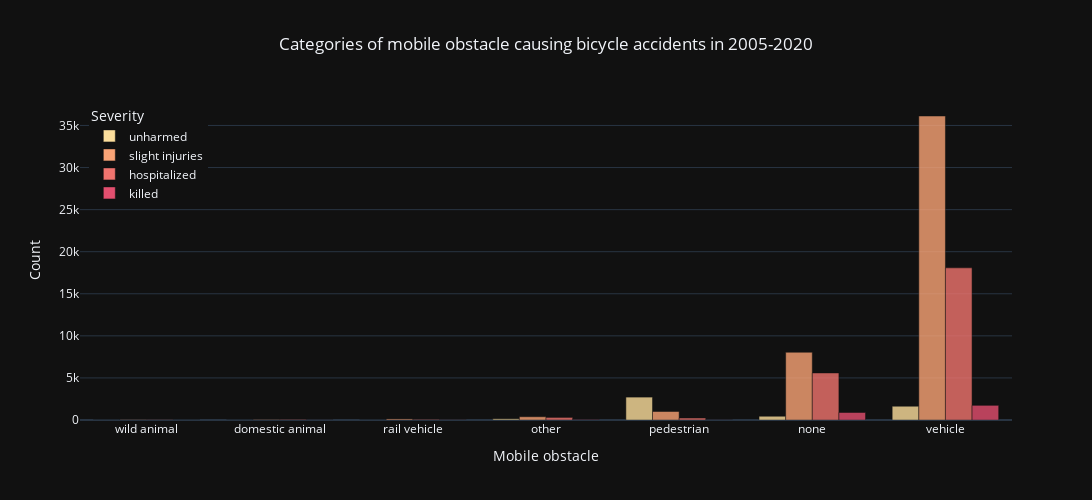

The code cell stored with this chart in its notebook:
### Code cell
dx= df[df.catv=='bicycle'].groupby(['grav', 'obsm']).count().reset_index()
dx=dx[dx.obsm!=-1]
fig = px.bar( dx, x='obsm', y='infra', title="Wide-Form Input", color='grav',  barmode='group',
    opacity=.8, color_discrete_sequence= px.colors.sequential.Sunsetdark, 
    labels={'catv': 'Vehicle type','obsm':'Mobile obstacle', 'infra':'Count', 'grav':'Severity'} , template="plotly_dark",
    category_orders= {"grav": ['unharmed', 'slight injuries','hospitalized',"killed"]})
    #category_orders={"col": ["val1", ...], ...})
fig.update_xaxes(type='category', categoryorder='total ascending')
fig.update_layout(width=1100, height=500,xaxis_title_text='Mobile obstacle', yaxis_title_text='Count', 
    title='Categories of mobile obstacle causing bicycle accidents in 2005-2020', title_x=.5,
    legend=dict(yanchor="top",y=0.99,xanchor="left",x=0.01) )
fig.show()
fig.write_html("streamlit_app/plots/bike_acidents_mobile_obstacles.html")

### Figure 1 — Plotly figure (JSON) as saved in the notebook; plotly's stock layout.template omitted (floating-point values rounded to 4 significant figures)
{"data": [{"alignmentgroup": "True", "hovertemplate": "Severity=unharmed<br>Mobile obstacle=%{x}<br>Count=%{y}<extra></extra>", "legendgroup": "unharmed", "marker": {"color": "rgb(252, 222, 156)", "opacity": 0.8, "pattern": {"shape": ""}}, "name": "unharmed", "offsetgroup": "unharmed", "orientation": "v", "showlegend": true, "textposition": "auto", "type": "bar", "x": ["domestic animal", "none", "other", "pedestrian", "rail vehicle", "vehicle", "wild animal"], "xaxis": "x", "y": [2, 447, 144, 2722, 1, 1636, 3], "yaxis": "y"}, {"alignmentgroup": "True", "hovertemplate": "Severity=slight injuries<br>Mobile obstacle=%{x}<br>Count=%{y}<extra></extra>", "legendgroup": "slight injuries", "marker": {"color": "rgb(250, 164, 118)", "opacity": 0.8, "pattern": {"shape": ""}}, "name": "slight injuries", "offsetgroup": "slight injuries", "orientation": "v", "showlegend": true, "textposition": "auto", "type": "bar", "x": ["domestic animal", "none", "other", "pedestrian", "rail vehicle", "vehicle", "wild animal"], "xaxis": "x", "y": [60, 8050, 388, 1010, 127, 36127, 40], "yaxis": "y"}, {"alignmentgroup": "True", "hovertemplate": "Severity=hospitalized<br>Mobile obstacle=%{x}<br>Count=%{y}<extra></extra>", "legendgroup": "hospitalized", "marker": {"color": "rgb(240, 116, 110)", "opacity": 0.8, "pattern": {"shape": ""}}, "name": "hospitalized", "offsetgroup": "hospitalized", "orientation": "v", "showlegend": true, "textposition": "auto", "type": "bar", "x": ["domestic animal", "none", "other", "pedestrian", "rail vehicle", "vehicle", "wild animal"], "xaxis": "x", "y": [68, 5593, 308, 235, 74, 18083, 31], "yaxis": "y"}, {"alignmentgroup": "True", "hovertemplate": "Severity=killed<br>Mobile obstacle=%{x}<br>Count=%{y}<extra></extra>", "legendgroup": "killed", "marker": {"color": "rgb(227, 79, 111)", "opacity": 0.8, "pattern": {"shape": ""}}, "name": "killed", "offsetgroup": "killed", "orientation": "v", "showlegend": true, "textposition": "auto", "type": "bar", "x": ["domestic animal", "none", "other", "pedestrian", "rail vehicle", "vehicle", "wild animal"], "xaxis": "x", "y": [6, 892, 46, 7, 17, 1743, 3], "yaxis": "y"}], "layout": {"barmode": "group", "height": 500, "legend": {"title": {"text": "Severity"}, "tracegroupgap": 0, "x": 0.01, "xanchor": "left", "y": 0.99, "yanchor": "top"}, "title": {"text": "Categories of mobile obstacle causing bicycle accidents in 2005-2020", "x": 0.5}, "width": 1100, "xaxis": {"anchor": "y", "categoryorder": "total ascending", "domain": [0, 1], "title": {"text": "Mobile obstacle"}, "type": "category"}, "yaxis": {"anchor": "x", "domain": [0, 1], "title": {"text": "Count"}}}}
